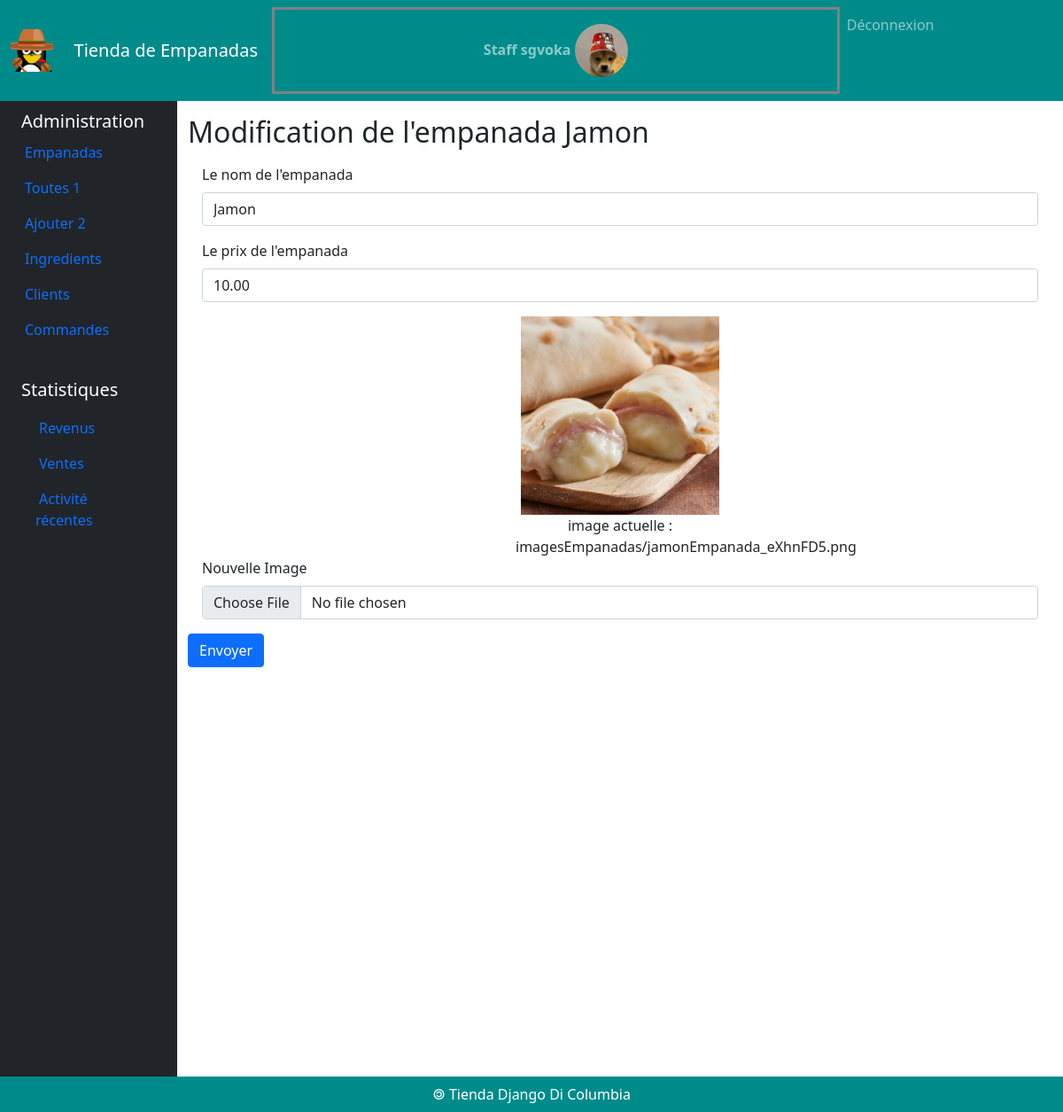
The page /empanada/2/update/ (signed in) on the database its author committed.
### comptes/models.py (models this page shows)
class TiendaUser(User) :
    image = models.ImageField( default = "imagesUsers/default.png",
                               upload_to = "imagesUsers/")

### empanadas/models.py (models this page shows, shortened)
class Empanada(models.Model) :
    idEmpanada = models.AutoField(primary_key = True)
    nomEmpanada = models.CharField(max_length = 50)
    prix = models.DecimalField(max_digits = 6, decimal_places = 2)
    image = models.ImageField(default = 'imagesEmpanadas/default.png', upload_to = 'imagesEmpanadas/')

### empanadas/views.py (the view)
# urls.py: path('empanada/<int:empanada_id>/update/', views.afficherFormulaireModificationEmpanada),
def afficherFormulaireModificationEmpanada(request, empanada_id) :
    user = None
    if request.user.is_staff :
        emp = Empanada.objects.get(idEmpanada = empanada_id)
        user = TiendaUser.objects.get(id=request.user.id)
        return render(
            request,
            'empanadas/formulaireModificationEmpanada.html',
            {
                'empanada' : emp,
                'user' : user
            },
        )
    elif request.user.is_authenticated :
        return redirect('/empanadas')
    else :
        return redirect('/login')

### empanadas/templates/empanadas/formulaireModificationEmpanada.html (shortened to what this page needs)
{% extends 'empanadas/base.html' %}
{% block main %}
<h2>Modification de l'empanada {{empanada.nomEmpanada}}</h2>
<form action="/empanada/{{empanada.idEmpanada}}/updated/" method="post" enctype="multipart/form-data">
    <div class="m-3">
        <label for="id_nomEmpanada" class="form-label">
            Le nom de l'empanada
        </label>
        <input id="id_nomEmpanada" name="nomEmpanada" value="{{empanada.nomEmpanada}}" type="text" maxlength="50" required class="form-control"/>
    </div>
    <div class="m-3">
        <label for="id_prix" class="form-label">
            Le prix de l'empanada
        </label>
        <input id="id_prix" name="prix" value="{{empanada.prix}}" type="number" step=".01" maxlength="50" required class="form-control"/>
    </div>
    <div class="m-3">
        <figure class="w-25 text-center m-auto">
            <img src="{{MEDIA_URL}}{{empanada.image}}" class="image-fluid" style="width: 95%;"/>
            <figcaption>image actuelle : {{empanada.image}} </figcaption>
        </figure>
        <label for="id_image" class="form-label">
            Nouvelle Image
        </label>
        <input id="id_image" name="image" type="file" accept="image/*" class="form-control"/>
    </div>
    <button type="submit" class="btn btn-primary">
        Envoyer
    </button>
</form>
{% endblock %}

### comptes/templates/comptes/menuStaff.html (shortened to what this page needs)
{% load static %}
<nav class="navbar navbar-expand-lg navbar-dark">
    <div class="container-fluid">
        <img id="logo" src="{% static 'empanadas/img/mexicanPingouin.png' %}" alt="logo Pinguoin Mexicain">
        <a class="navbar-brand" href="#">Tienda de Empanadas</a>
        <div id="navbarText" class="collapse navbar-collapse" >
            <ul class="navbar-nav">
                <li class="nav-item">
                    <span class="nav-link" style="border: solid grey; font-weight: bold;">
                        <a class="nav-link" href="/user/update/" >
                            Staff {{user}}
                            <img src="{{MEDIA_URL}}{{user.image}}" class="rounded-circle" style="width: 10%;"/>
                        </a>
                    </span>
                </li>
                <li class="nav-item">
                    <a class="nav-link" href="/logout">
                        Déconnexion
                    </a>
                </li>
            </ul>
        </div>
    </div>
</nav>

### empanadas/static/empanadas/css/styles.css (style rules this page uses)
nav { background-color: darkcyan; }
#logo { width: 3em; margin-right: 2%; }
.nav-item { text-align: center; }

### rows shown on the page
TiendaUser: username "sgvoka", image (picture)
Empanada: nomEmpanada "Jamon", prix "10.00", image (picture), image "imagesEmpanadas/jamonEmpanada_eXhnFD5.png"
